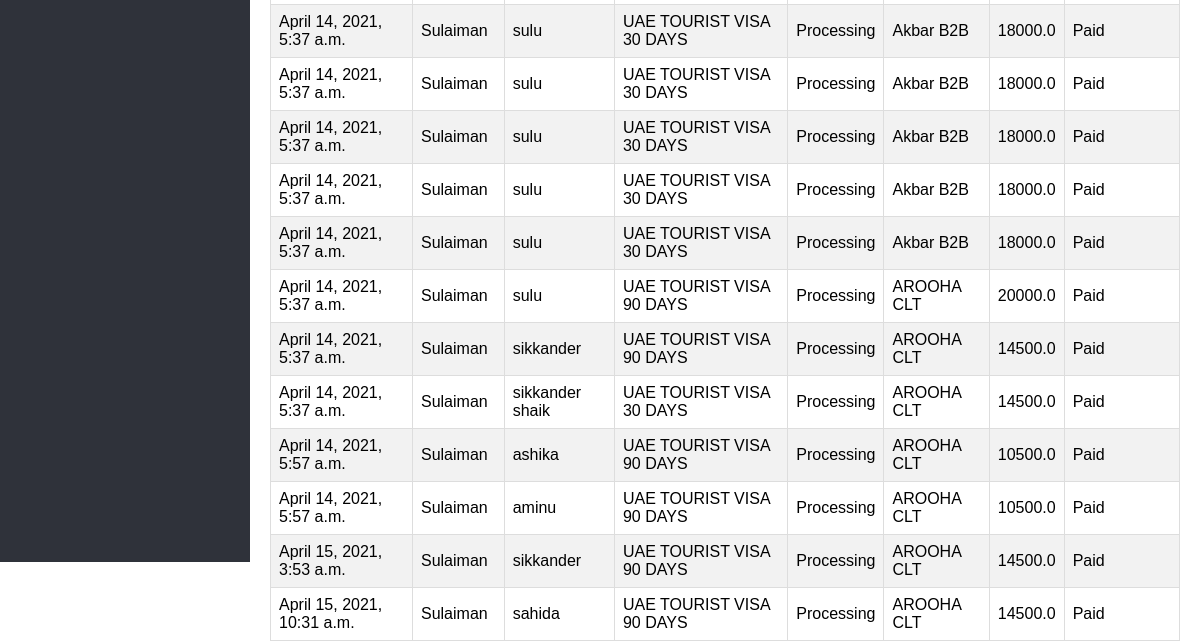
Page /dashboard/services/ (lower part) on the earlier database version.
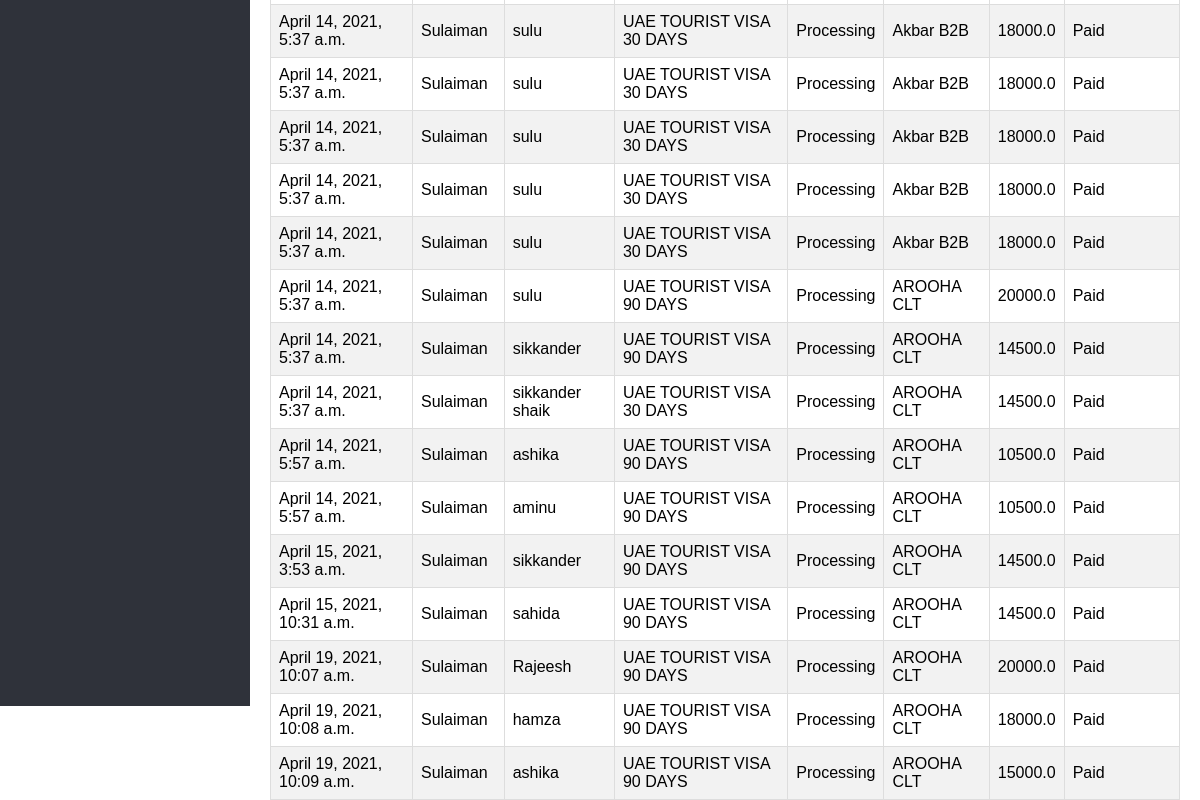
Same page on the later database version.
### dashboard/models.py (models this page shows)
class sales(models.Model):
    sales_date=models.DateTimeField(auto_now_add=True)
    saved_data_date=models.DateField(blank=True,null=True)
    cust_name=models.CharField(max_length=225,blank=True)
    cust_id=models.IntegerField(blank=True,default=0)
    product_id=models.IntegerField(blank=True,default=0)
    product_name=models.CharField(max_length=225,blank=True,default=0)
    sup_name=models.CharField(max_length=225,blank=True,default=0)
    sup_id=models.IntegerField(blank=True,default=0)
    purchase_rate = models.FloatField(blank=True,default=0)
    sales_price=models.FloatField(blank=True,default=0)
    paid_amount=models.FloatField(blank=True,default=0)
    balance=models.FloatField(blank=True,default=0)
    pax_f_name=models.CharField(max_length=225,blank=True,default=0)
    pax_l_name = models.CharField(max_length=225, blank=True, default=0)

### dashboard/views.py (the view)
# urls.py: path('services/',services),
def services(request):
    sales_table=sales.objects.all()
    return render(request,'dash_services.html',{'sales':sales_table})

### dashboard/templates/dash_services.html (shortened to what this page needs)
 {% extends 'base.html' %}
 {% block content %}
 {% include 'sidebar.html' %}
<div class="content">
        <table id="customers">
            {% for sale in sales %}
  <tr>
    <td>{{sale.sales_date}}</td>
      <td>{{sale.cust_name}}</td>
    <td>{{sale.pax_f_name}}</td>
    <td>{{sale.product_name}}</td>
      <td>Processing</td>
      <td>{{sale.sup_name}}</td>
      <td>{{sale.sales_price}}</td>
      <td>Paid</td>
  </tr>
{% endfor %}
</table>
    </div>
 {% endblock %}

### dashboard/templates/base.html (shortened to what this page needs)
<!DOCTYPE html>
<html lang="en" dir="ltr">
  <head>
    {% load static %}
    <link rel="stylesheet" href="{% static 'dashboard/style.css' %}">
    <link rel="stylesheet" href="https://cdnjs.cloudflare.com/ajax/libs/font-awesome/5.12.1/css/all.min.css">
  </head>
  <body>
    {% block content %}
    {% endblock %}
  </body>
</html>

### dashboard/templates/sidebar.html (shortened to what this page needs)
    <div class="sidebar">
    </div>

### Portal_main/static/dashboard/style.css (style rules this page uses)
body { margin: 0; padding: 0; font-family: "Roboto", sans-serif; }
.sidebar { z-index: 1; top: 0; background: #2f323a; margin-top: 70px; padding-top: 30px; position: fixed; left: 0; width: 250px; height: calc(100% - 9%); transition: 0.5s; transition-property: left; overflow-y: auto; }
.content { width: (100% - 250px); margin-top: 60px; padding: 20px; margin-left: 250px; background: url(background.png) no-repeat; background-position: center; background-size: cover; height: 100vh; transition: 0.5s; }

### dashboard/templates/base.html (style rules this page uses)
body { margin: 0; padding: 0; font-family: "Roboto", sans-serif; }
.sidebar { z-index: 1; top: 0; background: #2f323a; margin-top: 70px; padding-top: 30px; position: fixed; left: 0; width: 250px; height: calc(100% - 9%); transition: 0.5s; transition-property: left; overflow-y: auto; }
.content { width: (100% - 250px); margin-top: 60px; padding: 20px; margin-left: 250px; background: url(background.png) no-repeat; background-position: center; background-size: cover; height: 100vh; transition: 0.5s; }
#customers { font-family: Arial, Helvetica, sans-serif; border-collapse: collapse; width: 100%; }
#customers tr:nth-child(even) { background-color: #f2f2f2; }
body { margin: 0; font-family: Arial, Helvetica, sans-serif; }

Differences in the rows shown:
added sales: sales_date "April 19, 2021, 10:07 a.m.", cust_name "Sulaiman", pax_f_name "Rajeesh", product_name "UAE TOURIST VISA 90 DAYS", sup_name "AROOHA CLT", sales_price "20000.0"
added sales: sales_date "April 19, 2021, 10:08 a.m.", cust_name "Sulaiman", pax_f_name "hamza", product_name "UAE TOURIST VISA 90 DAYS", sup_name "AROOHA CLT", sales_price "18000.0"
added sales: sales_date "April 19, 2021, 10:09 a.m.", cust_name "Sulaiman", pax_f_name "ashika", product_name "UAE TOURIST VISA 90 DAYS", sup_name "AROOHA CLT", sales_price "15000.0"
